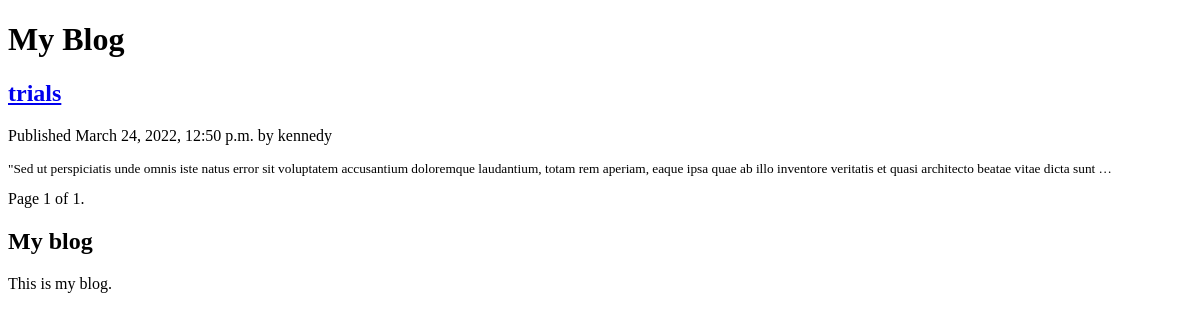
/blog/, run on an earlier commit of the app's database.
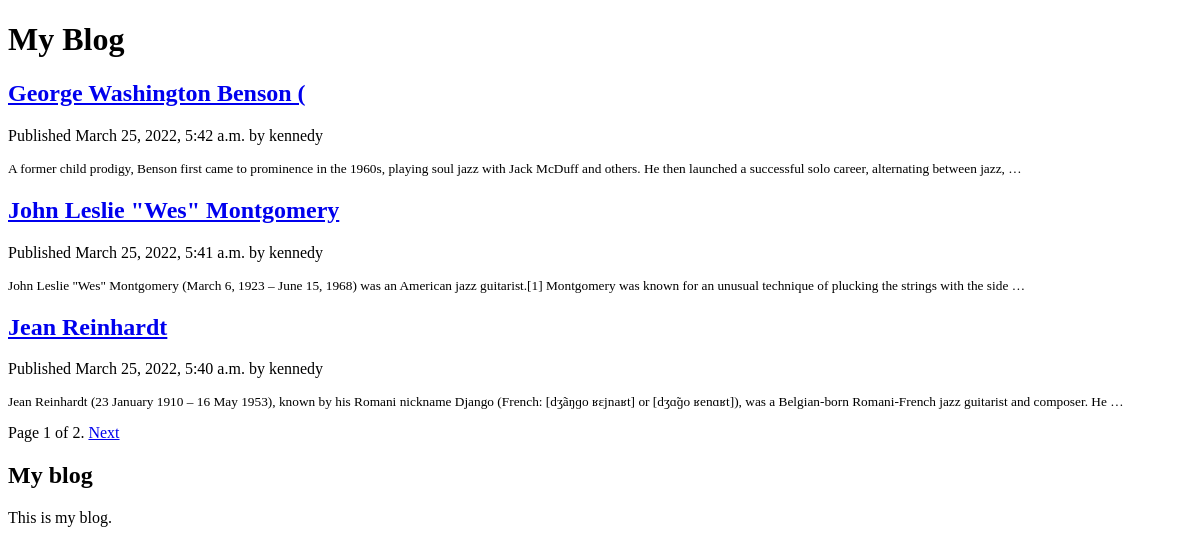
And on a later commit of the database.
### blog/models.py (models this page shows, shortened)
class Post(models.Model):
    STATUS_CHOICES = (
        ('draft', 'Draft'),
        ('published', 'Published'),
    )
    title = models.CharField(max_length=250)
    slug = models.SlugField(max_length=250, unique_for_date='publish')
    author = models.ForeignKey(User, on_delete=models.CASCADE, related_name='blog_posts')
    body = models.TextField()
    publish = models.DateTimeField(default=timezone.now)
    created = models.DateTimeField(auto_now_add=True)
    updated = models.DateTimeField(auto_now=True)
    status = models.CharField(max_length=10, choices=STATUS_CHOICES, default='draft')
    objects = models.Manager()
    published = PublishedManager()
    class Meta:
        ordering = ('-publish',)
    def get_absolute_url(self):
        return reverse('blog:post_detail',
                        args=[self.publish.year,
                        self.publish.month,
                        self.publish.day, self.slug])

### blog/views.py (the view)
# urls.py: path('', views.post_list, name='post_list'),
def post_list(request):
    object_list = Post.published.all()
    paginator = Paginator(object_list, 3) # 3 posts in each page
    page = request.GET.get('page')
    try:
        posts = paginator.page(page)
    except PageNotAnInteger:
        posts = paginator.page(1)
    except EmptyPage:
        posts = paginator.page(paginator.num_pages)
    return render(request, 'blog/post/list.html', {'page': page, 'posts': posts})

### blog/models.py (called while the page is built)
    def get_queryset(self):
        return super(PublishedManager,
                     self).get_queryset()\
                         .filter(status='published')

### blog/templates/blog/post/list.html (shortened to what this page needs)
{% extends 'blog/base.html' %}
{% block content %}
    <h1>My Blog</h1>
    {% for post in posts %}
    <h2>
        <a href="{{ post.get_absolute_url }}">{{ post.title }}</a>
    </h2>
    <p class="date">
        Published {{ post.publish }} by {{ post.author }}
    </p>
    <small>{{ post.body|truncatewords:30|linebreaks }}</small>
    {% endfor %}
    {% include 'pagination.html' with page=posts %}
{% endblock %}

### blog/templates/blog/base.html (shortened to what this page needs)
{% load static %}
<!DOCTYPE html >
<html>
    <head>
        <link rel="stylesheet" href="{% static 'css/blog.css' %}">
    </head>
    <body>
        <div id="content">
            {% block content %}
            {% endblock %}
        </div>
        <div id="sidebar">
            <h2>My blog</h2>
            <p>This is my blog.</p>
        </div>
    </body>
</html>

### blog/templates/pagination.html (shortened to what this page needs)
<div class="pagination">
    <span class="step-links">
        <span class="current">
            Page {{ page.number }} of {{ page.paginator.num_pages }}.
        </span>
        {% if page.has_next %}
            <a href="?page={{ page.next_page_number }}">Next</a>
        {% endif %}
    </span>
</div>

What changed in the data, as far as the page shows it:
no longer on this page (row unchanged): Post: title "trials", publish "March 24, 2022, 12:50 p.m.", author "kennedy", body "\"Sed ut perspiciatis unde omnis iste natus error sit voluptatem accusantium doloremque laudantium, totam rem aperiam, eaque ipsa quae ab illo inventore veritatis et quasi architecto beatae vitae dicta sunt …"
added Post: title "George Washington Benson (", publish "March 25, 2022, 5:42 a.m.", author "kennedy", body "A former child prodigy, Benson first came to prominence in the 1960s, playing soul jazz with Jack McDuff and others. He then launched a successful solo career, alternating between jazz, …"
added Post: title "John Leslie \"Wes\" Montgomery", publish "March 25, 2022, 5:41 a.m.", author "kennedy", body "John Leslie \"Wes\" Montgomery (March 6, 1923 – June 15, 1968) was an American jazz guitarist.[1] Montgomery was known for an unusual technique of plucking the strings with the side …"
added Post: title "Jean Reinhardt", publish "March 25, 2022, 5:40 a.m.", author "kennedy", body "Jean Reinhardt (23 January 1910 – 16 May 1953), known by his Romani nickname Django (French: [dʒãŋɡo ʁɛjnaʁt] or [dʒɑ̃ɡo ʁenɑʁt]), was a Belgian-born Romani-French jazz guitarist and composer. He …"
Also different on the page:
{{ page.paginator.num_pages }}: "1" → "2"
text now shown: "Next"
